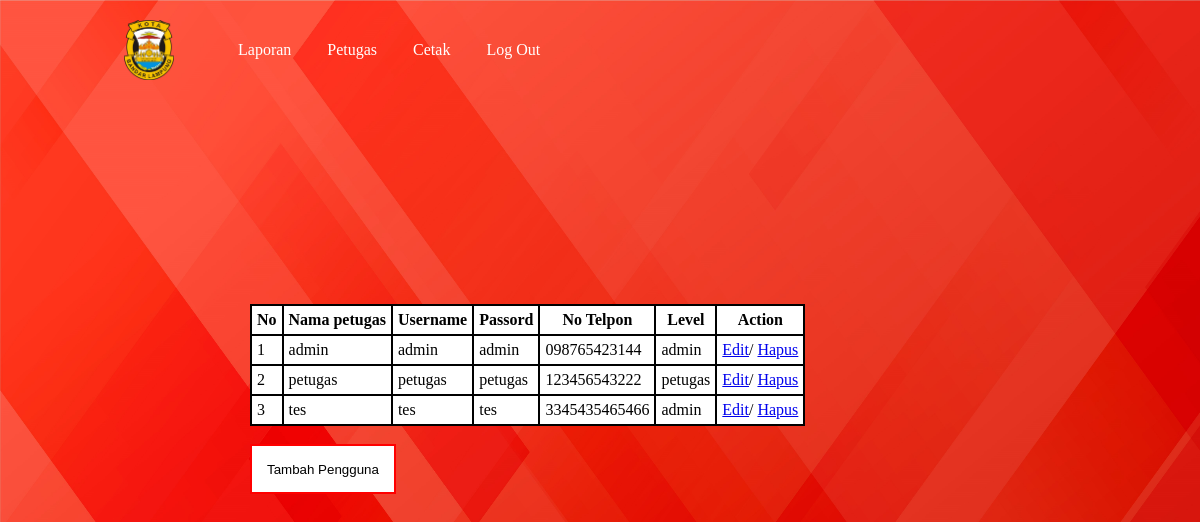
The app's page /admin/data_pengguna.php with its own data.
### tables this page shows
CREATE TABLE `petugas` (
  `id_petugas` int(11) NOT NULL,
  `nama_petugas` varchar(50) DEFAULT NULL,
  `username` varchar(25) DEFAULT NULL,
  `password` varchar(25) DEFAULT NULL,
  `telp` varchar(13) DEFAULT NULL,
  `level` enum('admin','petugas') DEFAULT NULL
);

### admin/data_pengguna.php (the view, shortened to what this page needs)
<!DOCTYPE html>
<html lang="en">
<head>
    <link rel="stylesheet" href="style.css">
</head>
<body>
    <?php
    include "header.php";
    ?>
    <div class="tes">
    <center>
    <table border="1">
        <tr>
            <th>No</th>
            <th>Nama petugas</th>
            <th>Username</th>
            <th>Passord</th>
            <th>No Telpon</th>
            <th>Level</th>
            <th>Action</th>
        </tr>
        <?php
        include '../koneksi.php';
        $qry = mysqli_query($conn, "SELECT * FROM petugas");
        $no = 1;
        while($data = mysqli_fetch_array($qry)){
        ?>
        <tr>
            <td><?= $no++ ?></td>
            <td><?= $data['nama_petugas']?></td>
            <td><?= $data['username']?></td>
            <td><?= $data['password']?></td>
            <td><?= $data['telp']?></td>
            <td><?= $data['level']?></td>
            <td><a href="editpetugas.php?id=<?=$data['id_petugas']?>">Edit</a>/
                <a href="hapuspetugas.php?id=<?=$data['id_petugas']?>">Hapus</a>
            </td>
        </tr>
        <?php } ?>
    </table>
    </center>
        <br>
        <a href="tambah_pengguna.php"><button class="btn">Tambah Pengguna</button></a>
    </div>
</body>
</html>

### admin/style.css (style rules this page uses)
*,html, body { margin: 0; padding: 0; }
.tes { position: absolute; margin-top: -600px; margin-left: auto; margin-right: auto; margin-left: 250px; }
table { border-collapse: collapse; background-color: white; }
table tr td,th { border : 2px solid black; padding:5px; }
.btn { background-color: #ffffff; color: black; border: 2px solid #FF0000; padding-left: 15px; padding-right: 15px; height: 50px; }

### admin/header.css (style rules this page uses)
*,html, body { margin: 0; padding: 0; }

### records on screen
petugas: nama_petugas "admin", username "admin", password "admin", telp "098765423144", level "admin"
petugas: nama_petugas "petugas", username "petugas", password "petugas", telp "123456543222", level "petugas"
petugas: nama_petugas "tes", username "tes", password "tes", telp "3345435465466", level "admin"
